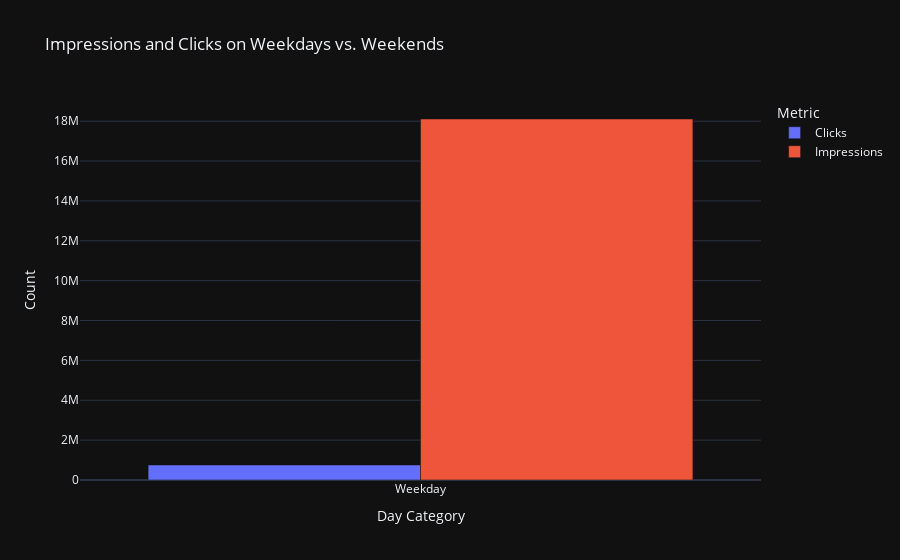

This figure's notebook cell:
### Markdown cell above
## Comparing Clicks and Impressions on Weekdays and Weekends

### Code cell
grouped_data = data.groupby('DayCategory')[['Clicks', 'Impressions']].sum().reset_index()

fig = px.bar(
    grouped_data, 
    x='DayCategory', 
    y=['Clicks', 'Impressions'],
    title='Impressions and Clicks on Weekdays vs. Weekends',
    labels={'value': 'Count', 'variable': 'Metric', 'DayCategory': 'Day Category'},
    template='plotly_dark',
    barmode='group',
    color_discrete_sequence=['#636EFA', '#EF553B']
)
fig.update_layout(
    yaxis_title='Count',
    xaxis_title='Day Category',
    legend_title='Metric'
)
fig.show()

### Figure 1 — Plotly figure (JSON) as saved in the notebook; plotly's stock layout.template omitted (floating-point values rounded to 4 significant figures)
{"data": [{"alignmentgroup": "True", "hovertemplate": "Metric=Clicks<br>Day Category=%{x}<br>Count=%{y}<extra></extra>", "legendgroup": "Clicks", "marker": {"color": "#636EFA", "pattern": {"shape": ""}}, "name": "Clicks", "offsetgroup": "Clicks", "orientation": "v", "showlegend": true, "textposition": "auto", "type": "bar", "x": ["Weekday"], "xaxis": "x", "y": [755686], "yaxis": "y"}, {"alignmentgroup": "True", "hovertemplate": "Metric=Impressions<br>Day Category=%{x}<br>Count=%{y}<extra></extra>", "legendgroup": "Impressions", "marker": {"color": "#EF553B", "pattern": {"shape": ""}}, "name": "Impressions", "offsetgroup": "Impressions", "orientation": "v", "showlegend": true, "textposition": "auto", "type": "bar", "x": ["Weekday"], "xaxis": "x", "y": [18108642], "yaxis": "y"}], "layout": {"barmode": "group", "legend": {"title": {"text": "Metric"}, "tracegroupgap": 0}, "title": {"text": "Impressions and Clicks on Weekdays vs. Weekends"}, "xaxis": {"anchor": "y", "domain": [0, 1], "title": {"text": "Day Category"}}, "yaxis": {"anchor": "x", "domain": [0, 1], "title": {"text": "Count"}}}}
